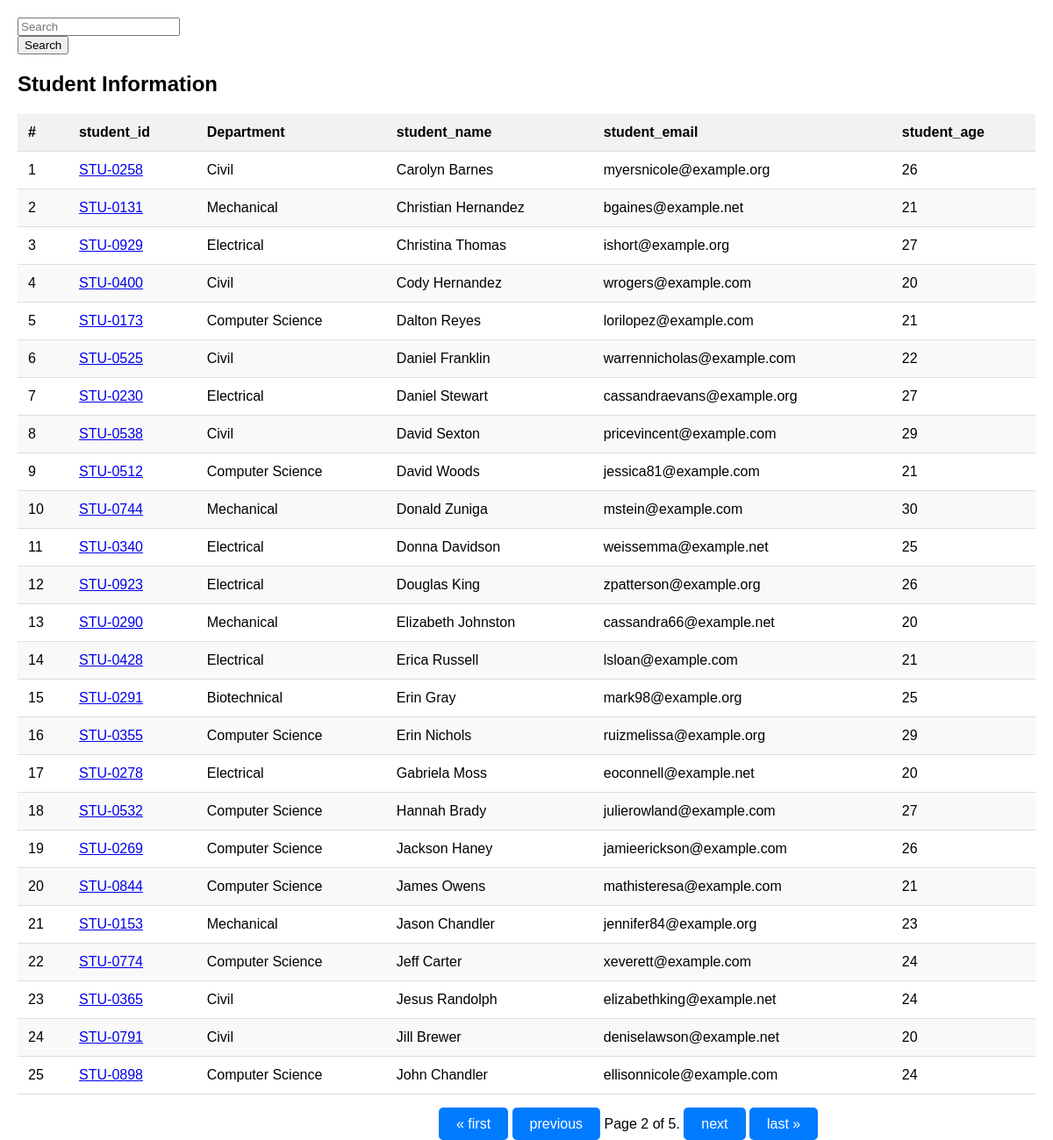
Screenshot of /students/?page=2 with the database file from the repository.
### Student/models.py (models this page shows, shortened)
class Student(models.Model):
    department=models.ForeignKey(Department, related_name="depart", on_delete=models.CASCADE)
    student_id=models.OneToOneField(StudentID, related_name="studentid", on_delete=models.CASCADE)
    student_name=models.CharField(max_length=100)
    student_email=models.EmailField(unique=True)
    student_age=models.IntegerField(default=18)
    student_address=models.TextField()
    class Meta:
        ordering=['student_name']
        verbose_name="student"

class StudentID(models.Model):
    student_id=models.CharField(max_length=100)
    def __str__(self) -> str:
        return self.student_id

class Department(models.Model):
    department=models.CharField(max_length=100)
    def __str__(self) -> str:
        return self.department
    class Meta:
        ordering=['department']

### Student/views.py (the view, shortened to what this page needs)
# urls.py: path('students/', get_students, name="get_students"),
def get_students(request):
    queryset=Student.objects.all()
    paginator=Paginator(queryset, 25) # Show 25 records in a single page
    page_number=request.GET.get("page", 1 )
    page_obj=paginator.get_page(page_number)
    return render (request, 'students.html', {'queryset': page_obj})

### Student/templates/students.html (shortened to what this page needs)
<!DOCTYPE html>
<html lang="en">
<head>
</head>
<body>
    <div class="container mt-5">
        <form class="mb-4">
            <div class="row">
                <input class="form-control" name="search" placeholder="Search">
            </div>
            <div class="col-md-6">
                <button class="btn btn-success">Search</button>
            </div>
        </form>
    </div>
    <h2>Student Information</h2>
    <table class="table table-striped">
        <thead>
            <tr>
                <th>#</th>
                <th>student_id</th>
                <th>Department</th>
                <th>student_name</th>
                <th>student_email</th>
                <th>student_age</th>
            </tr>
        </thead>
        <tbody>
            {% for student in queryset %}
            <tr>
                <td>{{forloop.counter}}</td>
                <td><a href="{% url 'see_marks' student.student_id %}">{{student.student_id}}</a></td>
                <td>{{student.department}}</td>
                <td>{{student.student_name}}</td>
                <td>{{student.student_email}}</td>
                <td>{{student.student_age}}</td>
            </tr>
            {% endfor %}
        </tbody>
    </table>
    <div style="height: 25px;"></div>
    <div class="nav-buttons" style="position: absolute; left: 500px;">
        <span class="step-links">
            {% if queryset.has_previous %}
            <a href="?page=1">&laquo; first</a>
            <a href="?page={{ queryset.previous_page_number }}">previous</a>
            {% endif %}
            <span class="current">
                Page {{ queryset.number }} of {{ queryset.paginator.num_pages }}.
            </span>
            {% if queryset.has_next %}
            <a href="?page={{ queryset.next_page_number }}">next</a>
            <a href="?page={{ queryset.paginator.num_pages }}">last &raquo;</a>
            {% endif %}
        </span>
    </div>
</body>
</html>

### Student/templates/students.html (style rules this page uses)
body { font-family: Arial, sans-serif; margin: 20px; }
table { width: 100%; border-collapse: collapse; }
th, td { padding: 12px; text-align: left; border-bottom: 1px solid #ddd; }
th { background-color: #f2f2f2; }
tr:nth-child(even) { background-color: #f9f9f9; }
.nav-buttons { display: flex; gap: 10px; }
.nav-buttons a { text-decoration: none; color: white; background-color: #007BFF; padding: 10px 20px; border-radius: 5px; transition: background-color 0.3s ease; }

### rows the page displays
Student: student_id "STU-0258", department "Civil", student_name "Carolyn Barnes", student_email "myersnicole@example.org", student_age "26"
Student: student_id "STU-0131", department "Mechanical", student_name "Christian Hernandez", student_email "bgaines@example.net", student_age "21"
Student: student_id "STU-0929", department "Electrical", student_name "Christina Thomas", student_email "ishort@example.org", student_age "27"
Student: student_id "STU-0400", department "Civil", student_name "Cody Hernandez", student_email "wrogers@example.com", student_age "20"
Student: student_id "STU-0173", department "Computer Science", student_name "Dalton Reyes", student_email "lorilopez@example.com", student_age "21"
Student: student_id "STU-0525", department "Civil", student_name "Daniel Franklin", student_email "warrennicholas@example.com", student_age "22"
Student: student_id "STU-0230", department "Electrical", student_name "Daniel Stewart", student_email "cassandraevans@example.org", student_age "27"
Student: student_id "STU-0538", department "Civil", student_name "David Sexton", student_email "pricevincent@example.com", student_age "29"
Student: student_id "STU-0512", department "Computer Science", student_name "David Woods", student_email "jessica81@example.com", student_age "21"
Student: student_id "STU-0744", department "Mechanical", student_name "Donald Zuniga", student_email "mstein@example.com", student_age "30"
Student: student_id "STU-0340", department "Electrical", student_name "Donna Davidson", student_email "weissemma@example.net", student_age "25"
Student: student_id "STU-0923", department "Electrical", student_name "Douglas King", student_email "zpatterson@example.org", student_age "26"
Student: student_id "STU-0290", department "Mechanical", student_name "Elizabeth Johnston", student_email "cassandra66@example.net", student_age "20"
Student: student_id "STU-0428", department "Electrical", student_name "Erica Russell", student_email "lsloan@example.com", student_age "21"
Student: student_id "STU-0291", department "Biotechnical", student_name "Erin Gray", student_email "mark98@example.org", student_age "25"
Student: student_id "STU-0355", department "Computer Science", student_name "Erin Nichols", student_email "ruizmelissa@example.org", student_age "29"
Student: student_id "STU-0278", department "Electrical", student_name "Gabriela Moss", student_email "eoconnell@example.net", student_age "20"
Student: student_id "STU-0532", department "Computer Science", student_name "Hannah Brady", student_email "julierowland@example.com", student_age "27"
Student: student_id "STU-0269", department "Computer Science", student_name "Jackson Haney", student_email "jamieerickson@example.com", student_age "26"
Student: student_id "STU-0844", department "Computer Science", student_name "James Owens", student_email "mathisteresa@example.com", student_age "21"
Student: student_id "STU-0153", department "Mechanical", student_name "Jason Chandler", student_email "jennifer84@example.org", student_age "23"
Student: student_id "STU-0774", department "Computer Science", student_name "Jeff Carter", student_email "xeverett@example.com", student_age "24"
Student: student_id "STU-0365", department "Civil", student_name "Jesus Randolph", student_email "elizabethking@example.net", student_age "24"
Student: student_id "STU-0791", department "Civil", student_name "Jill Brewer", student_email "deniselawson@example.net", student_age "20"
Student: student_id "STU-0898", department "Computer Science", student_name "John Chandler", student_email "ellisonnicole@example.com", student_age "24"

### other values shown
{{ queryset.number }} "2"
{{ queryset.paginator.num_pages }} "5"
